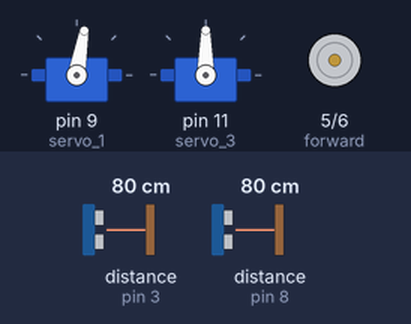
Bench run of a sketch on a simulated Arduino Uno, built with avr-gcc and run on an emulated ATmega328P. Parts: 2 × servo, motor-driver pin pairs drawn as motors (green arrow = first pin HIGH = forward, orange = second pin HIGH = backward, longer = more drive). The test bench sets the inputs (shaded band); at power-on: distance to the obstacle (sensors on pin 8, pin 3) 80 cm. The echo pulse lasts 58.3 µs per cm.

Above: at 5.7 s.
5.8 s: distance to the obstacle (sensor on pin 8) set to 48 cm
At 10.3 s:
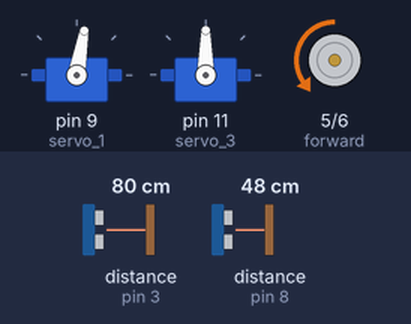
10.6 s: distance to the obstacle (sensor on pin 8) set to 40 cm
At 15.2 s:
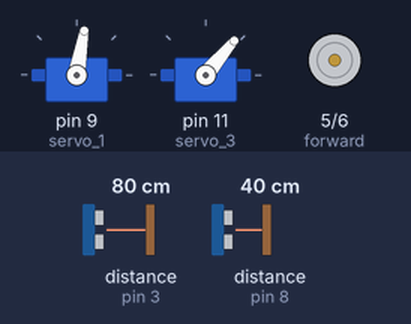
15.4 s: distance to the obstacle (sensor on pin 8) set to 22 cm
19.1 s: distance to the obstacle (sensor on pin 8) set to 18 cm
At 21.5 s:
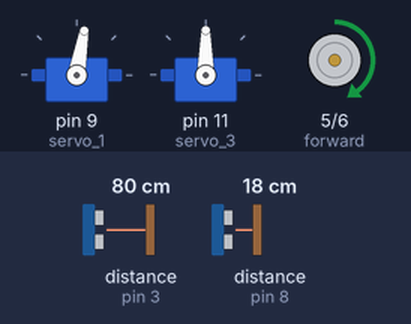
Timing chart, 0 to 23.2 s (numbered marks = the images above; inputs shaded):
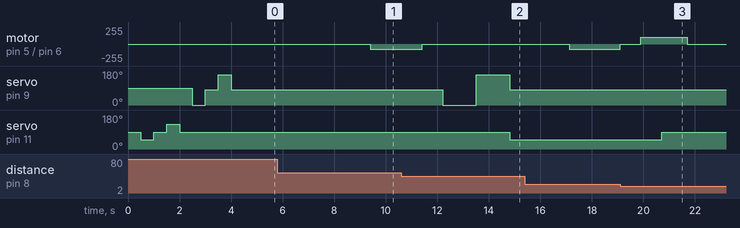

The sketch:

autonomous_rover.ino
```cpp
#include<Servo.h>

Servo servo_1;
Servo servo_3;

#define forward 5 // set high to move vehicle forward
#define backward 6 // set high to move vehicle backward

//set the rover's speed
#define speed_1 80
#define speed_2 100

int condition = 0;

#define sensor1Pin 3 //set pin 3 for sensor 1

unsigned long sensor1;

// wheeling
#define left 50
#define right 130
#define centre 90

//for HC-SR04 sensor
#define trigger_pin 7
#define echo_pin 8
#define trigger_pin_2 2
#define echo_pin_2 10

unsigned long sensor_a = 0;

void setup() {
  Serial.begin(9600);
  servo_1.attach(9);
  servo_3.attach(11);
  // for hc_sr04 sensor
  pinMode(trigger_pin, OUTPUT);
  pinMode(echo_pin, INPUT);

  pinMode(forward, OUTPUT);
  pinMode(backward, OUTPUT);
  // initialize both motor output to LOW
  digitalWrite(forward, LOW);
  digitalWrite(backward, LOW);

  //set sensor pins
  pinMode(sensor1Pin, INPUT);

  //initialize rover

  //test wheelling
  servo_3.write(centre);
  delay(500);
  servo_3.write(left);
  delay(500);
  servo_3.write(centre);
  delay(500);
  servo_3.write(right);
  delay(500);
  servo_3.write(centre);
  delay(500);

  //test sensor servos
  //servo 1
  // due to offsetting we are using 0, 80, and 160 deg instead of 0, 90 and 180 deg.

  servo_1.write(0);
  delay(500);
  servo_1.write(80);
  delay(500);
  servo_1.write(160);
  delay(500);
  servo_1.write(80);
  delay(500);

}

void loop() {

  //obstacle test 1.0
  servo_1.write(80);
  read_sensor();
  while (sensor1 > 70) {
    read_sensor();
    //move forward
    move_forward();
  }
  brake();

  read_sensor();
  if (sensor1 < 30) {
    brake();
    servo_3.write(centre);
    delay(300);
    while (sensor1 < 30) {
      read_sensor();
      move_backward();
      read_hc_sr04();
      if (sensor_a < 20) {
        break;
      }
    }
    brake();
  }

  //check left for obstacle
  servo_1.write(0);
  delay(300);
  read_sensor();

  if (sensor1 > 60) {
    servo_3.write(left);
    servo_1.write(80);
    delay(300);
    read_sensor();
    while (sensor1 < 80) {
      read_sensor();
      thrust_forward();
      if (sensor1 < 30) {
        brake();
        servo_3.write(right);
        delay(300);
        while (sensor1 < 80) {
          read_sensor();
          move_backward();
          read_hc_sr04();
          if (sensor_a < 20) {
            break;
          }
        }
        brake();
        servo_3.write(left);
        delay(300);
      }
    }
    brake();
    goto point2;
  }
  servo_1.write(160);
  delay(300);
  read_sensor();

  if (sensor1 > 60) {
    servo_3.write(right);
    servo_1.write(80);
    delay(300);
    read_sensor();
    while (sensor1 < 100) {
      read_sensor();
      thrust_forward();
      if (sensor1 < 30) {
        brake();
        servo_3.write(left);
        delay(300);
        while (sensor1 < 60) {
          read_sensor();
          move_backward();
          read_hc_sr04();
          if (sensor_a < 20) {
            break;
          }
        }
        brake();
        servo_3.write(right);
        delay(300);
      }
    }
    brake();
    goto point2;
  }
  else {
    servo_1.write(80);
    servo_3.write(left);
    delay(300);
    read_sensor();
    while (sensor1 < 100) {
      read_sensor();
      move_backward();
      read_hc_sr04();
      if (sensor_a < 20){
        break;
      }
    }
    brake();
    goto point2;
  }

point2:

  servo_1.write(80);
  move_forward();
  delay(800);
  servo_3.write(centre);
}


void read_sensor () {
  sensor1 = pulseIn(sensor1Pin, HIGH);
  sensor1 = sensor1 / 58;
}

void move_forward() {
  digitalWrite(backward, LOW);
  analogWrite(forward, speed_2);
}

void move_backward() {
  digitalWrite(forward, LOW);
  analogWrite(backward, speed_1);
}

void brake() {
  digitalWrite(forward, LOW);
  digitalWrite(backward, LOW);
  delay(800);
}

void thrust_forward() {
  digitalWrite(backward, LOW);
  digitalWrite(forward, HIGH);
}

void read_hc_sr04() {
  digitalWrite(trigger_pin, HIGH);
  delayMicroseconds(11);
  digitalWrite(trigger_pin, LOW);
  sensor_a = (pulseIn(echo_pin, HIGH)) / 58.2;

  //  digitalWrite(trigger_pin_2, HIGH);
  //  delayMicroseconds(11);
  //  digitalWrite(trigger_pin_2, LOW);
  //  sensor_b = (pulseIn(echo_pin_2, HIGH))/58.2;
}
```

Measured:
- the behaviour switches between 43 and 42 cm on distance to the obstacle (sensor on pin 8) (found by bisection; images 1 and 2)
- the behaviour switches between 20 and 19 cm on distance to the obstacle (sensor on pin 8) (found by bisection; images 2 and 3)
- after the input at 10.6 s, motor on pin 5 (forward) / pin 6 (backward): backward 80/255 → stopped after 0.82 s; servo on pin 9 (servo_1): 80° → 0° after 1.6 s, → 160° 1.3 s later, → 80° 1.3 s later; servo on pin 11 (servo_3): 90° → 50° after 4.2 s
- after the input at 19.1 s, motor on pin 5 (forward) / pin 6 (backward): backward 80/255 → stopped at once, → forward 100/255 0.80 s later, → stopped 1.8 s later; servo on pin 11 (servo_3): 50° → 90° after 1.6 s
